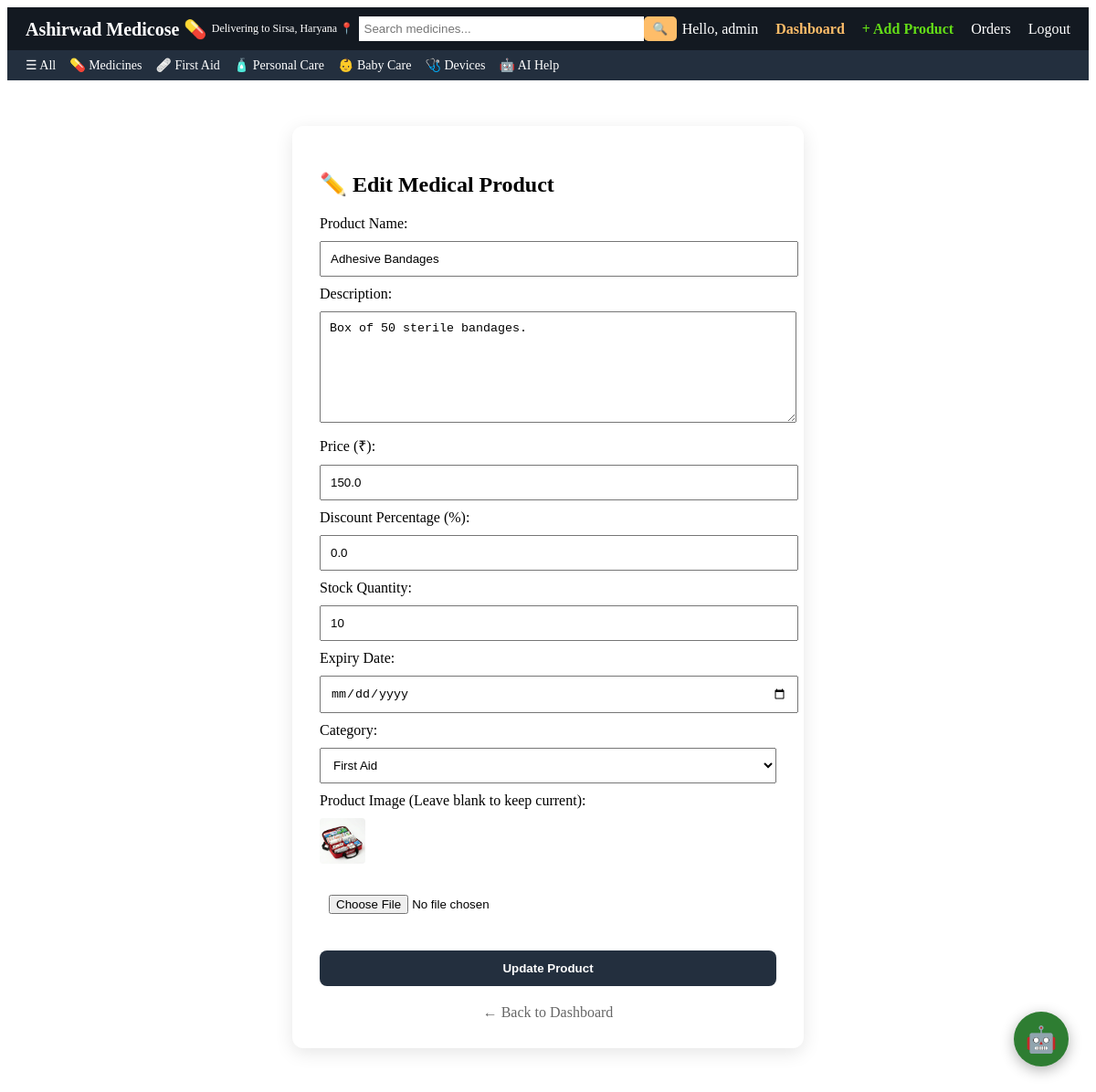
The page /dashboard/edit-product/33/ (signed in) on the database as committed earlier.
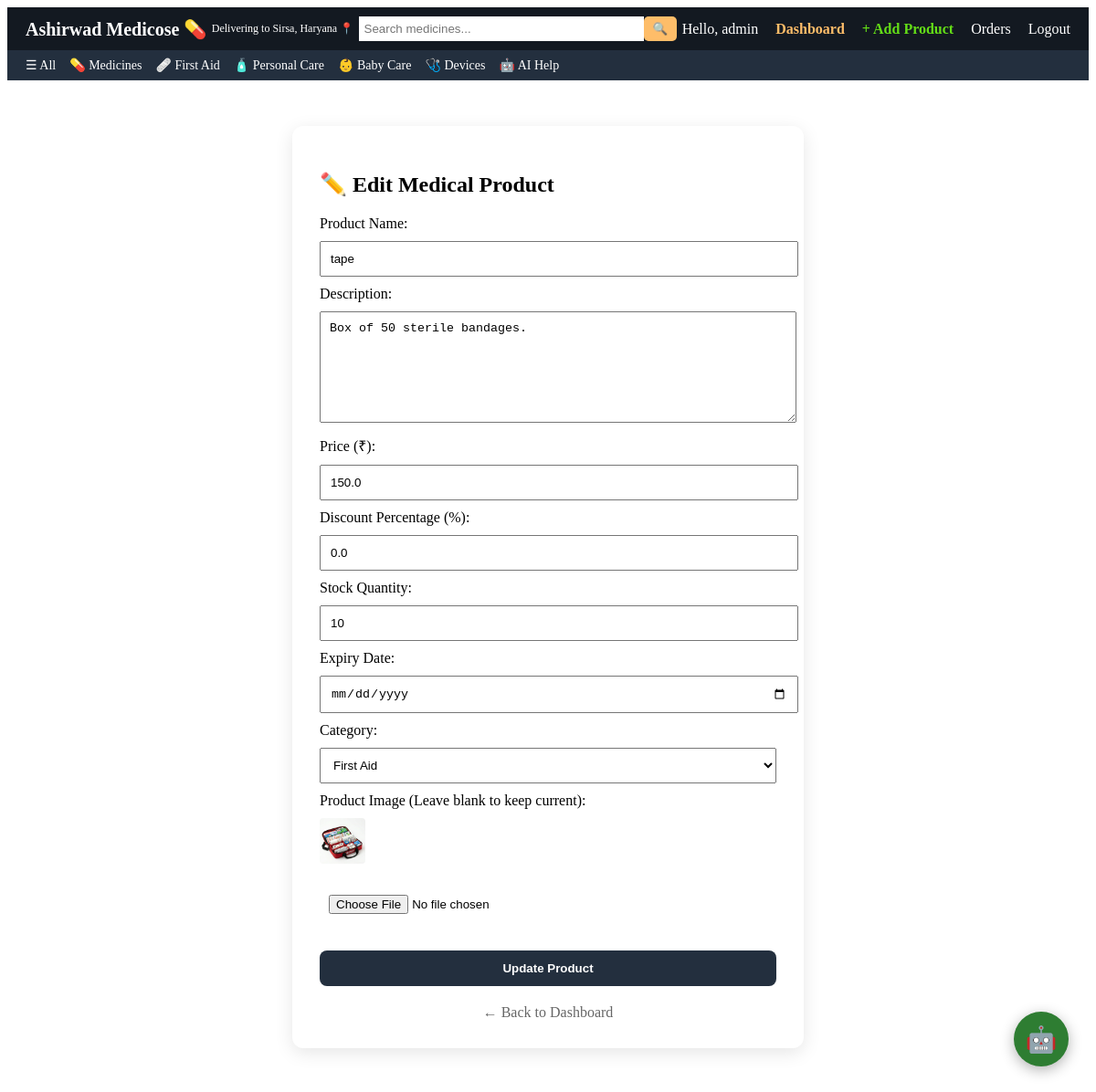
The same page on the database as committed later.
### store/models.py (models this page shows, shortened)
class Product(models.Model):
    CATEGORY_CHOICES = [
        ('baby', 'Baby Care'),
        ('firstaid', 'First Aid'),
        ('personal', 'Personal Care'),
        ('medicine', 'Medicines'),
        ('device', 'Health Devices'),
    ]
    name = models.CharField(max_length=200)
    description = models.TextField()
    price = models.FloatField()
    discount_percentage = models.FloatField(default=0.0)  # ✅ NEW
    stock_quantity = models.PositiveIntegerField(default=10)  # ✅ NEW
    category = models.CharField(max_length=20, choices=CATEGORY_CHOICES, default='medicine')
    image = models.ImageField(upload_to='products/', null=True, blank=True)
    expiry_date = models.DateField(null=True, blank=True)

### store/views.py (the view, shortened to what this page needs)
# urls.py: path('dashboard/edit-product/<int:id>/', views.admin_edit_product, name='admin_edit_product'),
@staff_member_required
def admin_edit_product(request, id):
    product = get_object_or_404(Product, id=id)
    return render(request, 'admin/edit_product.html', {'product': product})

### store/templates/admin/edit_product.html (shortened to what this page needs)
{% extends "base.html" %}
{% block content %}
<div class="auth-box" style="width: 500px; margin: 50px auto; padding: 30px; background: white; border-radius: 12px; box-shadow: 0 5px 20px rgba(0,0,0,0.1);">
    <h2>✏️ Edit Medical Product</h2>
    <form method="POST" enctype="multipart/form-data">
        <label>Product Name:</label>
        <input type="text" name="name" value="{{ product.name }}" required style="width: 100%; padding: 10px; margin: 10px 0;">
        <label>Description:</label>
        <textarea name="description" style="width: 100%; padding: 10px; margin: 10px 0; height: 100px;">{{ product.description }}</textarea>
        <label>Price (₹):</label>
        <input type="number" name="price" step="0.01" value="{{ product.price }}" required style="width: 100%; padding: 10px; margin: 10px 0;">
        <label>Discount Percentage (%):</label>
        <input type="number" name="discount_percentage" step="0.1" value="{{ product.discount_percentage }}" required style="width: 100%; padding: 10px; margin: 10px 0;">
        <label>Stock Quantity:</label>
        <input type="number" name="stock_quantity" value="{{ product.stock_quantity }}" required style="width: 100%; padding: 10px; margin: 10px 0;">
        <label>Expiry Date:</label>
        <input type="date" name="expiry_date" value="{{ product.expiry_date|date:'Y-m-d' }}" style="width: 100%; padding: 10px; margin: 10px 0;">
        <label>Category:</label>
        <select name="category" required style="width: 100%; padding: 10px; margin: 10px 0;">
            <option value="firstaid" {% if product.category == "firstaid" %}selected{% endif %}>First Aid</option>
        </select>
        <label>Product Image (Leave blank to keep current):</label>
        {% if product.image %}
            <div style="margin: 10px 0;">
                <img src="{{ product.image.url }}" style="height: 50px; border-radius: 4px;">
            </div>
        {% endif %}
        <input type="file" name="image" style="width: 100%; padding: 10px; margin: 10px 0;">
        <button type="submit" style="width: 100%; padding: 12px; background: #232f3e; color: white; border-radius: 8px; font-weight: bold; margin-top: 20px;">Update Product</button>
    </form>
    <div style="margin-top: 20px; text-align: center;">
        <a href="{% url 'admin_dashboard' %}" style="color: #666; text-decoration: none;">← Back to Dashboard</a>
    </div>
</div>
{% endblock %}

Rows that differ between the two databases and show on the page:
changed Product "Box of 50 sterile bandages.": name "Adhesive Bandages" → "tape"
